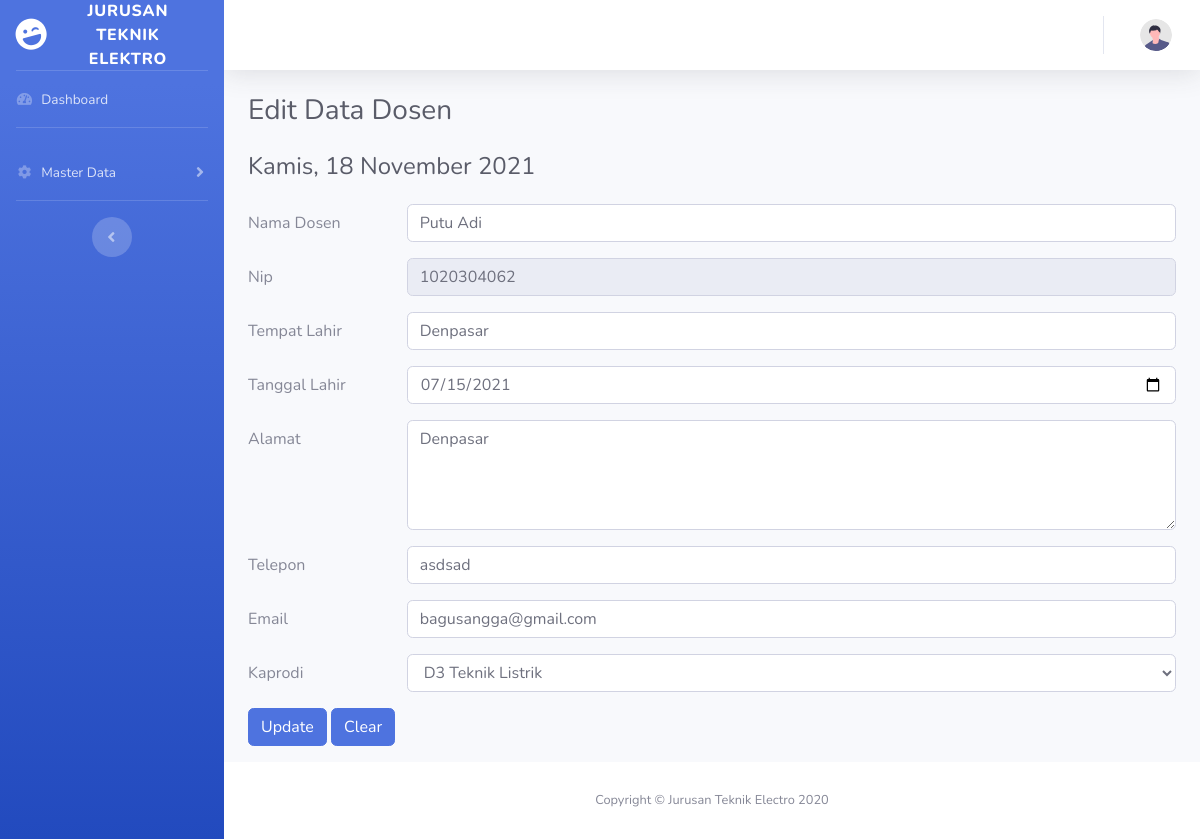
Page /pegawai/editdosen.php?id=1020304062 on the committed database.
### tables this page shows
CREATE TABLE `dosen` (
  `nip` varchar(20) NOT NULL,
  `namadosen` varchar(100) NOT NULL,
  `tempat_lahir` varchar(50) NOT NULL,
  `tanggal_lahir` date NOT NULL,
  `alamat` text NOT NULL,
  `email` varchar(50) NOT NULL,
  `notelp` varchar(20) NOT NULL,
  `kode_prodi` varchar(10) DEFAULT NULL,
  `id_level` varchar(10) DEFAULT NULL
);

CREATE TABLE `prodi` (
  `kode_prodi` varchar(10) NOT NULL,
  `nama_prodi` varchar(40) DEFAULT NULL
);

### pegawai/editdosen.php (the view, shortened to what this page needs)
<!DOCTYPE html>
<html lang="en">
<head>
    <link href="../vendor/fontawesome-free/css/all.min.css" rel="stylesheet" type="text/css">
    <link href="../css/sb-admin-2.min.css" rel="stylesheet">
</head>
<body id="page-top">
    <?php
    include('../koneksi.php');
    ?>
    <div id="wrapper">
        <ul class="navbar-nav bg-gradient-primary sidebar sidebar-dark accordion" id="accordionSidebar">
            <a class="sidebar-brand d-flex align-items-center justify-content-center" href="index.html">
                <div class="sidebar-brand-icon rotate-n-15">
                    <i class="fas fa-laugh-wink"></i>
                </div>
                <div class="sidebar-brand-text mx-3">Jurusan Teknik Elektro <sup></sup></div>
            </a>
            <hr class="sidebar-divider my-0">
            <li class="nav-item">
                <a class="nav-link" href="indexpegawai.php">
                    <i class="fas fa-fw fa-tachometer-alt"></i>
                    <span>Dashboard</span></a>
            </li>
            <hr class="sidebar-divider">
            <li class="nav-item">
                <a class="nav-link collapsed" href="#" data-toggle="collapse" data-target="#collapseTwo"
                    aria-expanded="true" aria-controls="collapseTwo">
                    <i class="fas fa-fw fa-cog"></i>
                    <span>Master Data</span>
                </a>
            </li>
                   <hr class="sidebar-divider">
            <div class="text-center d-none d-md-inline">
                <button class="rounded-circle border-0" id="sidebarToggle"></button>
            </div>
        </ul>
        <div id="content-wrapper" class="d-flex flex-column">
            <div id="content">
                <nav class="navbar navbar-expand navbar-light bg-white topbar mb-4 static-top shadow">
                    <ul class="navbar-nav ml-auto">
                        <li class="nav-item dropdown no-arrow">
                            <a class="nav-link dropdown-toggle" href="#" id="userDropdown" role="button"
                                data-toggle="dropdown" aria-haspopup="true" aria-expanded="false">
                                <img class="img-profile rounded-circle"
                                    src="../img/undraw_profile.svg">
                            </a>
                        </li>
                    </ul>
                </nav>
                <div class="container-fluid">
                     <h1 class="h3 mb-4 text-gray-800">Edit Data Dosen</h1>
                     <h1 class="h4 mb-4 text-gray-800"><?php $date=date('Y-m-d'); echo"".format_hari_tanggal($date); ?></h1>
                     <?php
                        $id = $_GET['id'];
                        $data = mysqli_query($koneksi, "select * from dosen  where nip='$id'");
                        $d= mysqli_fetch_array($data);
                        ?>
                        <?php
                        if(isset($d['kode_prodi'])) {
                            $data1 = mysqli_query($koneksi, "select * from dosen join prodi on dosen.kode_prodi = prodi.kode_prodi where nip='$id'");
                            $d1= mysqli_fetch_array($data1);
                        }
                        ?>
                     <form method="post" action="updatedosen.php">
                     <div class="form-group row">
                        <label for="nmdsn" class="col-sm-2 col-form-label">Nama Dosen</label>
                        <div class="col-sm-10">
                        <input type="text" class="form-control" name="namadsn" id="nmdsn" value="<?php echo"".$d['namadosen'] ?>" required>
                        </div>
                    </div>
                    <div class="form-group row">
                        <label for="nip" class="col-sm-2 col-form-label">Nip</label>
                        <div class="col-sm-10">
                        <input type="text" class="form-control" name="nip" id="nip"  value="<?php echo"".$d['nip'] ?>" readonly required>
                        </div>
                    </div>
                    <div class="form-group row">
                        <label for="tmptlhr" class="col-sm-2 col-form-label">Tempat Lahir</label>
                        <div class="col-sm-10">
                        <input type="text" class="form-control" name="tempatlahir" id="tmptlhr" value="<?php echo"".$d['tempat_lahir'] ?>" required>
                        </div>
                    </div>
                    <div class="form-group row">
                        <label for="tgllhr" class="col-sm-2 col-form-label">Tanggal Lahir</label>
                        <div class="col-sm-10">
                        <input type="date" class="form-control" name="datelahir"  value="<?php echo"".$d['tanggal_lahir'] ?>" id="tgllhr" required>
                        </div>
                    </div>
                    <div class="form-group row">
                        <label for="alamat" class="col-sm-2 col-form-label">Alamat</label>
                        <div class="col-sm-10">
                        <textarea  class="form-control" name="alamat" id="alamat" rows="4" cols="69" placeholder="Silahkan Tulis Alamat Anda!" required><?php echo"".$d['alamat'] ?></textarea>
                        </div>
                    </div>
                    <div class="form-group row">
                        <label for="telp" class="col-sm-2 col-form-label">Telepon</label>
                        <div class="col-sm-10">
                        <input type="text" class="form-control" name="notelp" id="telp" value="<?php echo"".$d['notelp'] ?>" required>
                        </div>
                    </div>
                    <div class="form-group row">
                        <label for="telp" class="col-sm-2 col-form-label">Email</label>
                        <div class="col-sm-10">
                        <input type="text" class="form-control" name="email" id="email" value="<?php echo"".$d['email'] ?>" required>
                        </div>
                    </div>
                    <div class="form-group row">
                    <label class="col-sm-2 col-form-label" for="nmprodi">Kaprodi</label>
                    <div class="col-sm-10">
                    <select class="form-control"   name="kodeprodii" id="nmprodi" >
                        <?php
                        if(isset($d['kode_prodi'])) {
                        ?>
                         <option  value="<?php echo $d1['kode_prodi'] ?>"> <?php echo $d1['nama_prodi'] ?> </option>
                        <?php }?>
                    </select>
                            </div>
                </div>
                    <div class="form-group row">
                        <div class="col-sm-10">
                        <input type="submit" class="btn btn-primary" value="Update">
                        <Input  class="btn btn-primary" type="button" value="Clear" onclick="javascript:eraseText();"></td>
                        </div>
                    </div>
            </form>
                </div>
            </div>
            <footer class="sticky-footer bg-white">
                <div class="container my-auto">
                    <div class="copyright text-center my-auto">
                        <span>Copyright &copy; Jurusan Teknik Electro 2020</span>
                    </div>
                </div>
            </footer>
        </div>
    </div>
<?php
function format_hari_tanggal($waktu)
{
    $hari_array = array(
        'Minggu',
        'Senin',
        'Selasa',
        'Rabu',
        'Kamis',
        'Jumat',
        'Sabtu'
    );
    $hr = date('w', strtotime($waktu));
    $hari = $hari_array[$hr];
    $tanggal = date('j', strtotime($waktu));
    $bulan_array = array(
        1 => 'Januari',
        2 => 'Februari',
        3 => 'Maret',
        4 => 'April',
        5 => 'Mei',
        6 => 'Juni',
        7 => 'Juli',
        8 => 'Agustus',
        9 => 'September',
        10 => 'Oktober',
        11 => 'November',
        12 => 'Desember',
    );
    $bl = date('n', strtotime($waktu));
    $bulan = $bulan_array[$bl];
    $tahun = date('Y', strtotime($waktu));
    return "$hari, $tanggal $bulan $tahun";
}
?>
</body>
</html>

### rows in the picture
dosen: namadsn "Putu Adi", nip "1020304062", tempatlahir "Denpasar", datelahir "07/15/2021", alamat "Denpasar", notelp "asdsad", email "bagusangga@gmail.com", kodeprodii "D3 Teknik Listrik"
